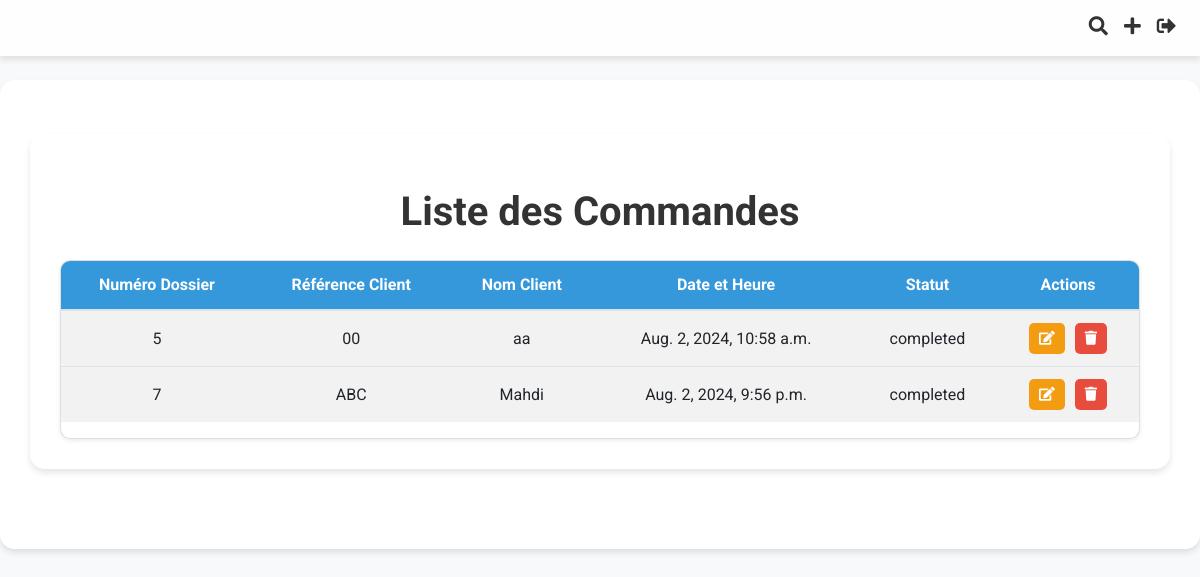
Before: /application/commandes/ (signed in) with the older database file.
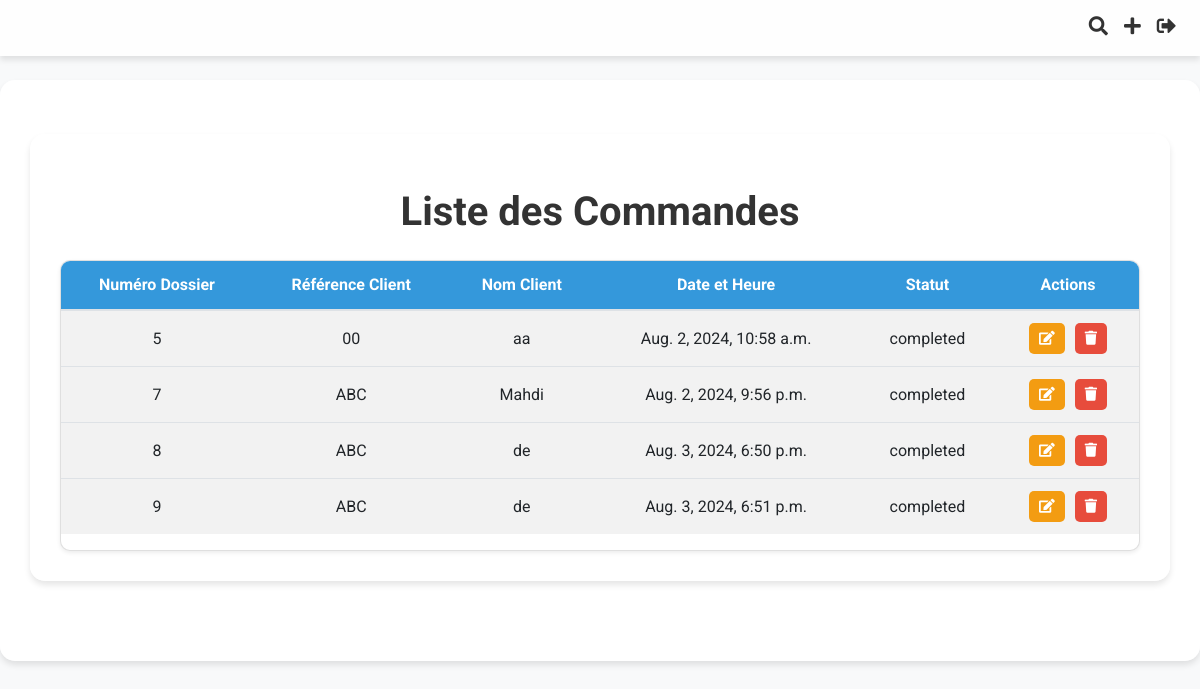
After: the same page with the newer database file.
### Application/models.py (models this page shows, shortened)
class Commande(models.Model):
    order_id = models.AutoField(primary_key=True)  # Auto-incremented primary key
    date_time = models.DateTimeField(auto_now_add=True)
    company_reference_number = models.CharField(max_length=100)
    client_name = models.CharField(max_length=100, default="")  # New field
    adresse = models.CharField(max_length=255, blank=True, null=True)
    email = models.EmailField(blank=True, null=True)
    fax = models.CharField(max_length=50, blank=True, null=True)
    ice = models.CharField(max_length=50, blank=True, null=True)
    infographiste = models.CharField(max_length=100, blank=True, null=True)
    order_status = models.CharField(max_length=50, choices=[ ('draft', 'Draft'),
        ('completed', 'Completed'),
        ('devis', 'Devis'),
        ('facture', 'Facture'),
        ('bon_livraison', 'Bon de Livraison'),
        ('situation_client', 'Situation Client')
    ])
    bc_number = models.CharField(max_length=50, blank=True, null=True)  # New field for BC number
    date_bc = models.DateField(blank=True, null=True)
    devis_numero = models.PositiveIntegerField(unique=True, null=True, blank=True)
    bl_numero = models.PositiveIntegerField(unique=True, null=True, blank=True)
    facture_numero = models.PositiveIntegerField(unique=True, null=True, blank=True)
    facture_status = models.CharField(max_length=50, choices=[
        ('no_facture', 'Pas de Facture'),
        ('facture_termine', 'Facture Terminée')
    ], default='pas de facture')
    remarque = models.CharField(max_length=50, choices=[
        ('paye', 'Payé'),
        ('non_paye', 'Non Payé')
    ], default='non payé')
    devis_status = models.CharField(max_length=50, choices=[
        ('no_devis', 'Pas de Devis'),
        ('devis_termine', 'Devis Terminé')
    ], default='pas de devis')
    bl_status = models.CharField(max_length=50, choices=[
        ('no_bl', 'Pas de bon_livraison'),
        ('bl_termine', 'bon_livraison Terminé')
    ], default='pas de bon_livraison')
    designations_data = models.JSONField(default=list)  # Renamed field
    options_data = models.JSONField(default=dict)

### Application/views.py (the view)
# urls.py: path('commandes/', views.liste_commandes, name='liste_commandes'),
@login_required
def liste_commandes(request):
    query = request.GET.get('q')
    if query:
        commandes = Commande.objects.filter(
            Q(order_id__icontains=query) |
            Q(client_name__icontains=query)
        )
    else:
        commandes = Commande.objects.filter(order_status__in=['draft', 'completed'])
    is_assistant = request.user.groups.filter(name='Assistants').exists()
    return render(request, 'Application/liste_commandes.html', {'commandes': commandes, 'is_assistant': is_assistant})

### Application/templates/Application/liste_commandes.html (shortened to what this page needs)
{% extends "base.html" %}
{% block content %}
<div class="container mt-4">
    <h1 class="text-center header-title my-4">Liste des Commandes</h1>
    <div class="card shadow-sm custom-table">
                <table class="table table-striped">
                    <thead>
                        <tr>
                            <th>Numéro Dossier</th>
                            <th>Référence Client</th>
                            <th>Nom Client</th>
                            <th>Date et Heure</th>
                            <th>Statut</th>
                            <th>Actions</th>
                        </tr>
                    </thead>
                    <tbody>
                        {% if commandes %}
                            {% for commande in commandes %}
                                <tr>
                                    <td>{{ commande.order_id }}</td>
                                    <td>{{ commande.company_reference_number }}</td>
                                    <td>{{ commande.client_name }}</td>
                                    <td>{{ commande.date_time }}</td>
                                    <td>{{ commande.order_status }}</td>
                                    <td>
                                        <div class="btn-container">
                                            <a href="{% url 'modifier_commande' commande.pk %}" class="btn btn-sm btn-custom-warning">
                                                <i class="fas fa-edit"></i>
                                            </a>
                                            <a href="{% url 'supprimer_commande' commande.pk %}" class="btn btn-sm btn-custom-danger" onclick="return confirm('Etes-vous sûr de vouloir supprimer cette commande?');">
                                                <i class="fas fa-trash"></i>
                                            </a>
                                        </div>
                                    </td>
                                </tr>
                            {% endfor %}
                        {% else %}
                            <tr>
                                <td colspan="6" class="text-center">Aucune commande disponible.</td>
                            </tr>
                        {% endif %}
                    </tbody>
                </table>
        </div>
</div>
{% endblock %}

### Application/templates/base.html (shortened to what this page needs)
<!DOCTYPE html>
<html lang="en">
<head>
    {% load static %}
    <link rel="stylesheet" href="https://cdnjs.cloudflare.com/ajax/libs/font-awesome/5.15.3/css/all.min.css">
    <link rel="stylesheet" href="https://stackpath.bootstrapcdn.com/bootstrap/4.3.1/css/bootstrap.min.css">
    <link rel="stylesheet" href="https://cdnjs.cloudflare.com/ajax/libs/animate.css/4.1.1/animate.min.css">
</head>
<body>
<nav class="navbar navbar-expand-lg navbar-light">
    <div class="collapse navbar-collapse" id="navbarNav">
        <ul class="navbar-nav ml-auto">
            <li class="nav-item">
                <a class="nav-link" href="#" id="search-toggle"><i class="fas fa-search"></i></a>
            </li>
            {% if is_assistant %}
            <li class="nav-item">
                <a class="nav-link" href="{% url 'ajouter_commande' %}"><i class="fas fa-plus"></i></a>
            </li>
            {% endif %}
            <li class="nav-item">
                <a class="nav-link" href="{% url 'logout' %}"><i class="fas fa-sign-out-alt"></i></a>
            </li>
        </ul>
    </div>
</nav>
<div class="container mt-4">
    {% block content %}{% endblock %}
</div>
</body>
</html>

### Application/templates/Application/liste_commandes.html (style rules this page uses)
body { font-family: 'Roboto', sans-serif; background-color: #f8f9fa; }
.custom-table { background-color: #fff; border-radius: 10px; box-shadow: 0 4px 8px rgba(0, 0, 0, 0.1); overflow: hidden; margin-top: 20px; }
.custom-table th, .custom-table td { padding: 12px 15px; text-align: center; }
.custom-table th { background-color: #3498db; color: #fff; font-weight: bold; border: none; }
.custom-table tbody tr:nth-child(even) { background-color: #f2f2f2; }
.btn-custom-warning { background-color: #f39c12; color: #fff; border: none; transition: background-color 0.3s ease; border-radius: 5px; padding: 5px 10px; }
.btn-custom-danger { background-color: #e74c3c; color: #fff; border: none; transition: background-color 0.3s ease; border-radius: 5px; padding: 5px 10px; }
.header-title { font-family: 'Roboto', sans-serif; color: #333; font-weight: 700; margin-bottom: 20px; }
.btn-container { display: flex; justify-content: center; gap: 10px; }

Changed rows visible on the page:
added Commande: order_id "8", company_reference_number "ABC", client_name "de", date_time "Aug. 3, 2024, 6:50 p.m.", order_status "completed"
added Commande: order_id "9", company_reference_number "ABC", client_name "de", date_time "Aug. 3, 2024, 6:51 p.m.", order_status "completed"
